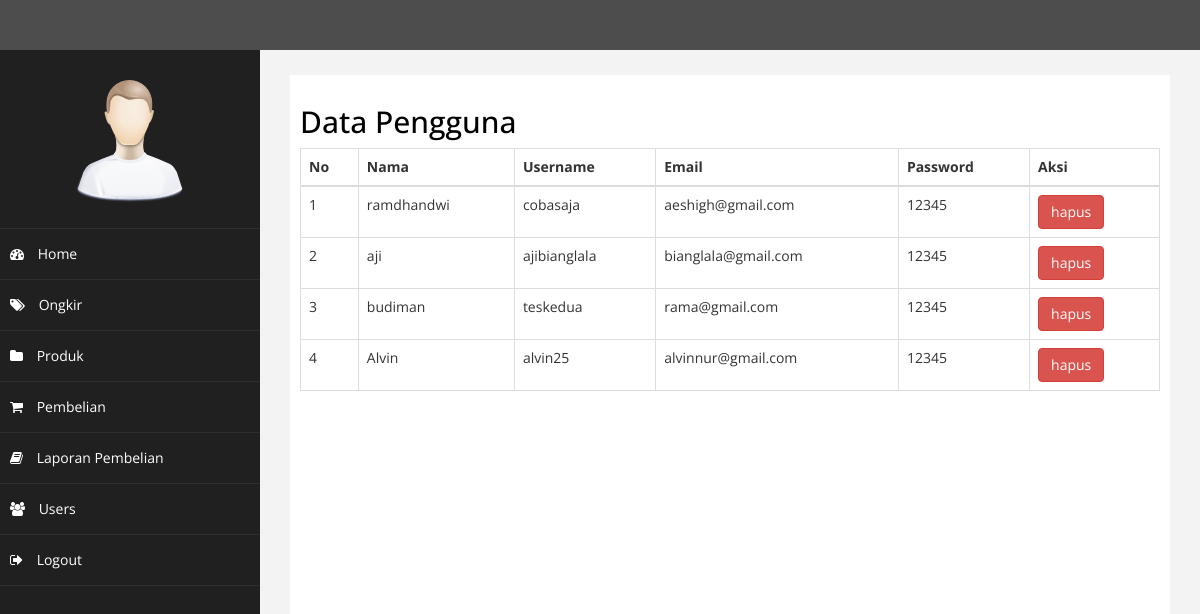
/admin/index.php?halaman=users (signed in), run on the app's committed database.
### tables this page shows
CREATE TABLE `users` (
  `id_users` int(11) NOT NULL,
  `name` varchar(40) NOT NULL,
  `username` varchar(20) NOT NULL,
  `email` varchar(20) NOT NULL,
  `password` varchar(13) NOT NULL
);

### admin/users.php (the view)
<h2> Data Pengguna </h2>
 <table class="table table-bordered">
 	<thead>
 		<tr>
 			<th>No</th>
 			<th>Nama</th>
 			<th>Username</th>
            <th>Email</th>
            <th>Password</th>
 			<th>Aksi</th>
 		</tr>
 	</thead>
 	<tbody>
 		<?php $nomor=1; ?>
 		<?php $ambil=$koneksi->query("SELECT * FROM users"); ?>
 		<?php while($pecah = $ambil->fetch_assoc()){ ?>
 		<tr>
 			<td><?php echo $nomor; ?></td>
 			<td><?php echo $pecah['name']; ?></td>
 			<td><?php echo $pecah['username']; ?></td>
 			<td><?php echo $pecah['email']; ?></td>
            <td><?php echo $pecah['password']; ?></td>
 			<td>
 				<a href="index.php?halaman=hapususers&id=<?php echo $pecah['id_users']; ?>" class="btn-danger btn">hapus</a>
 			</td>
 		</tr>
 		<?php $nomor++; ?>
 		<?php } ?>
 	</tbody>
 </table>

### admin/assets/css/custom.css (style rules this page uses)
body { font-family: 'Open Sans', sans-serif; }
h2 { color: rgb(0, 0, 0); }

### data on the page
users: name "ramdhandwi", username "cobasaja", email "aeshigh@gmail.com", password "12345"
users: name "aji", username "ajibianglala", email "bianglala@gmail.com", password "12345"
users: name "budiman", username "teskedua", email "rama@gmail.com", password "12345"
users: name "Alvin", username "alvin25", email "alvinnur@gmail.com", password "12345"
